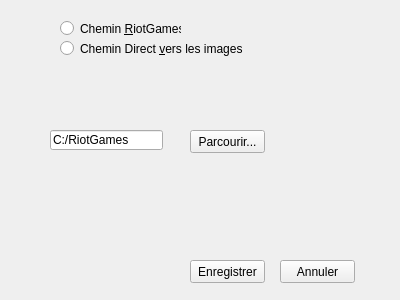
<?xml version="1.0" encoding="UTF-8"?>
<ui version="4.0">
 <class>Configuration</class>
 <widget class="QWidget" name="Configuration">
  <property name="geometry">
   <rect>
    <x>0</x>
    <y>0</y>
    <width>400</width>
    <height>300</height>
   </rect>
  </property>
  <property name="windowTitle">
   <string>Form</string>
  </property>
  <widget class="QPushButton" name="PB_Enregistrer">
   <property name="geometry">
    <rect>
     <x>190</x>
     <y>260</y>
     <width>75</width>
     <height>23</height>
    </rect>
   </property>
   <property name="text">
    <string>Enregistrer</string>
   </property>
  </widget>
  <widget class="QPushButton" name="PB_Annuler">
   <property name="geometry">
    <rect>
     <x>280</x>
     <y>260</y>
     <width>75</width>
     <height>23</height>
    </rect>
   </property>
   <property name="text">
    <string>Annuler</string>
   </property>
  </widget>
  <widget class="QLineEdit" name="LE_Chemin">
   <property name="geometry">
    <rect>
     <x>50</x>
     <y>130</y>
     <width>113</width>
     <height>20</height>
    </rect>
   </property>
   <property name="text">
    <string>C:/RiotGames</string>
   </property>
   <property name="readOnly">
    <bool>true</bool>
   </property>
  </widget>
  <widget class="QPushButton" name="PB_Parcourir">
   <property name="geometry">
    <rect>
     <x>190</x>
     <y>130</y>
     <width>75</width>
     <height>23</height>
    </rect>
   </property>
   <property name="text">
    <string>Parcourir...</string>
   </property>
  </widget>
  <widget class="QRadioButton" name="RD_RiotGames">
   <property name="geometry">
    <rect>
     <x>60</x>
     <y>20</y>
     <width>121</width>
     <height>17</height>
    </rect>
   </property>
   <property name="text">
    <string>Chemin &amp;RiotGames</string>
   </property>
  </widget>
  <widget class="QRadioButton" name="RD_CheminDirect">
   <property name="geometry">
    <rect>
     <x>60</x>
     <y>40</y>
     <width>331</width>
     <height>17</height>
    </rect>
   </property>
   <property name="text">
    <string>Chemin Direct &amp;vers les images</string>
   </property>
  </widget>
 </widget>
 <resources/>
 <connections/>
</ui>
